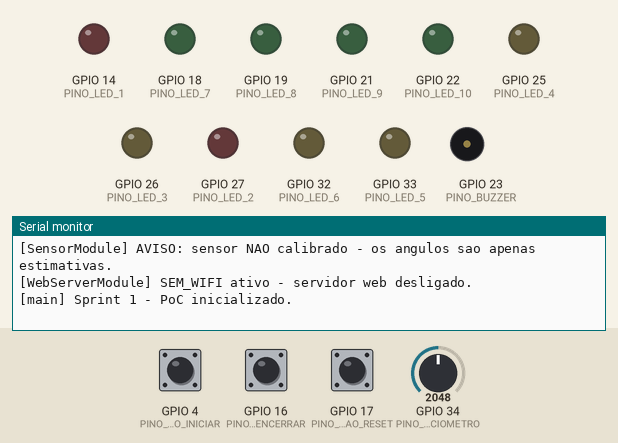
Recording of a sketch running on a simulated ESP32. On the bench: output pins drawn as LEDs (lit = HIGH), buzzer (waves = sounding, pin HIGH), the last lines printed to the serial monitor. Inputs (shaded band) come from the test bench; at power-on: GPIO 34 (PINO_POTENCIOMETRO) = 2048, GPIO 4 (PINO_BOTAO_INICIAR) HIGH, GPIO 16 (PINO_BOTAO_ENCERRAR) HIGH, GPIO 17 (PINO_BOTAO_RESET) HIGH (analog values on the 0–4095 scale).

Above: at 1.2 s.
1.3 s: GPIO 34 (PINO_POTENCIOMETRO) set to 2866
At 1.7 s:
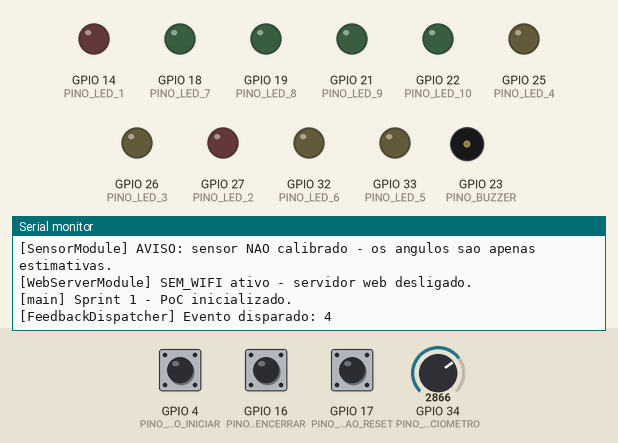
2.8 s: GPIO 4 (PINO_BOTAO_INICIAR) pulled LOW for 0.15 s
At 3.4 s:
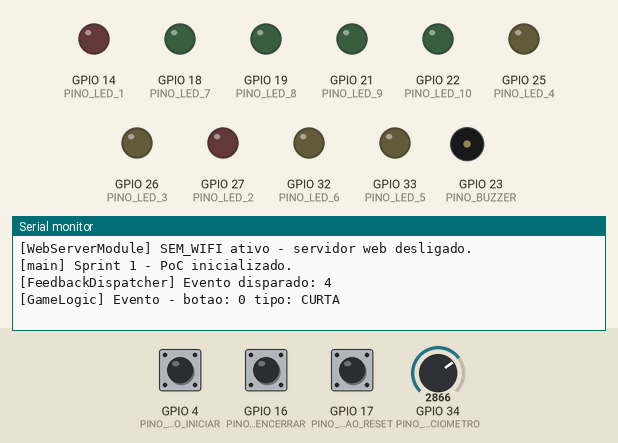
4.4 s: GPIO 16 (PINO_BOTAO_ENCERRAR) pulled LOW for 3.2 s
At 8.7 s:
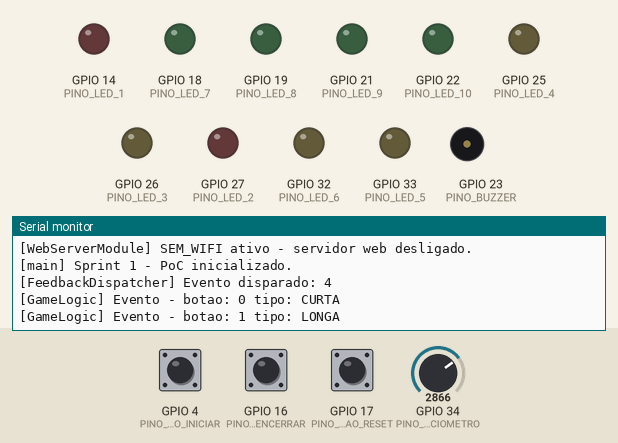

Measured:
- after the input at 1.3 s, the serial monitor: prints a new line at once (image 1)
- after the input at 2.8 s, the serial monitor: prints a new line after 0.15 s (image 2)
- after the input at 4.4 s, the serial monitor: prints a new line after 3.2 s (image 3)

The sketch:

sketch.ino
```cpp
#include "Pinout.h"
#include "SensorModule.h"
#include "InputManager.h"
#include "GameLogic.h"
#include "ActuatorModule.h"
#include "WebServerModule.h"
#include "FeedbackDispatcher.h"

namespace {
  unsigned long ultimaLeituraSensor = 0;
  const unsigned long INTERVALO_LEITURA_MS = 50;  // 20 Hz
}

void setup() {
  Serial.begin(115200);

  sensorModuleInit();
  inputManagerInit();
  gameLogicInit();
  actuatorModuleInit();
  webServerModuleInit();

  Serial.println("[main] Sprint 1 - PoC inicializado.");
}

void loop() {
  unsigned long agora = millis();

  // Leitura do sensor a 20 Hz - zero delay() no loop principal (RNF21)
  if (agora - ultimaLeituraSensor >= INTERVALO_LEITURA_MS) {
    ultimaLeituraSensor = agora;
    LeituraSensor leitura = sensorModuleLer();
    gameLogicProcessarLeitura(leitura);

    if (leitura.instavel) {
      dispararEvento(INSTABILIDADE);  // o dispatcher limita a 1 aviso por segundo
    }
  }

  // Classificacao de botoes (CURTA/LONGA)
  EventoBotao evento;
  if (inputManagerPoll(evento)) {
    gameLogicProcessarEvento(evento);
  }

  // Servidor web: DNS do Portal Cativo + coleta de configuracao nova (thread-safe)
  webServerModuleLoop();
  ParametrosSessao novaConfig;
  if (webServerModuleObterNovaConfig(novaConfig)) {
    // Sprint 2: gameLogicAplicarConfig(novaConfig) - cancela o timer de 5 s (RF30)
    dispararEvento(CONFIGURACAO_OK);  // bipe curto: a configuracao foi aceita
    Serial.printf("[main] Nova config: exercicio E%d, perfil P%d, %d a %d graus, %d repeticoes\n",
                  novaConfig.tipoExercicio, novaConfig.perfil,
                  novaConfig.anguloInicial, novaConfig.anguloMaximo, novaConfig.repeticoes);
  }

  // Desliga o buzzer quando o tempo pedido acabar (nao bloqueante)
  actuatorModuleTick();

  // Timers da maquina de estados - Sprint 2 (RF30)
  gameLogicTick();
}
```

ActuatorModule.cpp
```cpp
#include "ActuatorModule.h"
#include "Pinout.h"

// Biblioteca ESP32Servo (instalar via Library Manager) - usada so' quando o
// servo entrar em uso na Sprint 2 (comemoracao / indicador fisico).
// #include <ESP32Servo.h>
// Servo servoIndicador;

namespace {
  const uint8_t PINOS_LEDS[10] = {
    PINO_LED_1, PINO_LED_2, PINO_LED_3, PINO_LED_4, PINO_LED_5,
    PINO_LED_6, PINO_LED_7, PINO_LED_8, PINO_LED_9, PINO_LED_10
  };

  unsigned long buzzerFimMs = 0;
  bool buzzerLigado = false;
}

void actuatorModuleInit() {
  for (uint8_t i = 0; i < 10; i++) {
    pinMode(PINOS_LEDS[i], OUTPUT);
    digitalWrite(PINOS_LEDS[i], LOW);
  }

  pinMode(PINO_BUZZER, OUTPUT); // base do 2N2222 - GPIO nunca liga o buzzer direto
  digitalWrite(PINO_BUZZER, LOW);

  // Sprint 2: servoIndicador.attach(PINO_SERVO); posicao neutra inicial.
}

void actuatorModuleSetLed(uint8_t indice, bool aceso) {
  if (indice >= 10) return; // indice invalido, ignora
  digitalWrite(PINOS_LEDS[indice], aceso ? HIGH : LOW);
}

void actuatorModuleApagarTodosLeds() {
  for (uint8_t i = 0; i < 10; i++) {
    digitalWrite(PINOS_LEDS[i], LOW);
  }
}

void actuatorModuleTocarBuzzer(unsigned int frequenciaHz, unsigned long duracaoMs) {
  (void)frequenciaHz;  // buzzer ativo: o tom é fixo
  digitalWrite(PINO_BUZZER, HIGH);
  buzzerLigado = true;
  buzzerFimMs = millis() + duracaoMs;
}
void actuatorModuleTick() {
  if (buzzerLigado && (long)(millis() - buzzerFimMs) >= 0) {
    digitalWrite(PINO_BUZZER, LOW);
    buzzerLigado = false;
  }
}

void actuatorModuleMoverServo(uint8_t angulo) {
  // Sprint 2: servoIndicador.write(angulo);
  (void)angulo;
}
```

ActuatorModule.h
```cpp
#ifndef ACTUATOR_MODULE_H
#define ACTUATOR_MODULE_H

#include <Arduino.h>

// Controla LEDs, buzzer e servo (secao 9 do guia + circuito eletrico v2.7).
// Nao decide quando acionar - quem decide e' o GameLogic via FeedbackDispatcher (Sprint 2).

void actuatorModuleInit();

// --- Funcoes de baixo nivel, uma por atuador (comportamento completo e' Sprint 2 / PB-18, PB-19, PB-25) ---

// Acende/apaga um LED da barra (indice 0-9, correspondendo a LED 1-10 do circuito)
void actuatorModuleSetLed(uint8_t indice, bool aceso);
void actuatorModuleApagarTodosLeds();

// Liga o buzzer ATIVO (via transistor 2N2222) por duracaoMs, sem bloquear (sem delay()).
// O buzzer ativo tem tom fixo: frequenciaHz e' ignorada. Quem desliga e' actuatorModuleTick().
void actuatorModuleTocarBuzzer(unsigned int frequenciaHz, unsigned long duracaoMs);

// Chamar a cada loop(): desliga o buzzer quando o tempo pedido acabar.
void actuatorModuleTick();

// Servo: angulo 0-180 (a posicao neutra/comemoracao e' definida pelo GameLogic na Sprint 2)
void actuatorModuleMoverServo(uint8_t angulo);

#endif
```

FeedbackDispatcher.cpp
```cpp
#include "FeedbackDispatcher.h"
#include "ActuatorModule.h"
#include <Arduino.h>

namespace {
  // A instabilidade e' detectada ate 20x por segundo; sem este intervalo o
  // buzzer/LED seriam acionados sem parar (Sprint 2).
  const unsigned long INTERVALO_MIN_INSTABILIDADE_MS = 1000;
  unsigned long ultimoDisparoInstabilidade = 0;
  bool jaDisparouInstabilidade = false;
}

void dispararEvento(TipoEvento evento) {
  unsigned long agora = millis();

  if (evento == INSTABILIDADE) {
    if (jaDisparouInstabilidade &&
        (agora - ultimoDisparoInstabilidade) < INTERVALO_MIN_INSTABILIDADE_MS) {
      return;  // muito cedo desde o ultimo aviso: ignora
    }
    jaDisparouInstabilidade = true;
    ultimoDisparoInstabilidade = agora;
  }

  // Padroes de feedback (secao 9 do guia). Por enquanto so o buzzer de CONFIGURACAO_OK
  // (bipe curto, nao bloqueante: o actuatorModuleTick() desliga). LEDs e servo: Sprint 2.
  if (evento == CONFIGURACAO_OK) {
    actuatorModuleTocarBuzzer(0, 150);
  }

  Serial.print("[FeedbackDispatcher] Evento disparado: ");
  Serial.println(evento);
}
```

FeedbackDispatcher.h
```cpp
#ifndef FEEDBACK_DISPATCHER_H
#define FEEDBACK_DISPATCHER_H

enum TipoEvento {
  CONFIGURACAO_OK,
  CONFIGURACAO_INVALIDA,
  REPETICAO_CORRETA,
  META_ATINGIDA,
  INSTABILIDADE,
  RESET,
  QUASE_LA
};

void dispararEvento(TipoEvento evento);

#endif
```

GameLogic.cpp
```cpp
#include "GameLogic.h"

namespace {
  EstadoSessao estadoAtual = AGUARDANDO_CONFIGURACAO;
}

void gameLogicInit() {
  estadoAtual = AGUARDANDO_CONFIGURACAO;
}

void gameLogicProcessarEvento(EventoBotao evento) {
  // Sprint 1: apenas registra o evento recebido.
  // A tabela estado x evento completa (secao 3 do guia) entra na Sprint 2.
  Serial.print("[GameLogic] Evento - botao: ");
  Serial.print(evento.idBotao);
  Serial.print(" tipo: ");
  Serial.println(evento.tipo == CURTA ? "CURTA" : "LONGA");
}

void gameLogicProcessarLeitura(LeituraSensor leitura) {
  // Sprint 1: sem contagem de repeticoes/meta ainda (isso e' Sprint 2).
  (void)leitura;
}

void gameLogicTick() {
  // Sprint 2: timer de 5s da janela de confirmacao "Aguardando Inicio" (RF30, risco R24/R25).
}

EstadoSessao gameLogicGetEstado() {
  return estadoAtual;
}
```

GameLogic.h
```cpp
#ifndef GAME_LOGIC_H
#define GAME_LOGIC_H

#include "InputManager.h"
#include "SensorModule.h"

enum EstadoSessao {
  AGUARDANDO_CONFIGURACAO,
  AGUARDANDO_INICIO,
  SESSAO_ATIVA,
  SESSAO_PAUSADA,
  SESSAO_ENCERRADA
};

void gameLogicInit();
void gameLogicProcessarEvento(EventoBotao evento);
void gameLogicProcessarLeitura(LeituraSensor leitura);
void gameLogicTick(); // chamado a cada loop para processar o timer de 5s (RF30)
EstadoSessao gameLogicGetEstado();

#endif
```

InputManager.cpp
```cpp
#include "Pinout.h"
#include "InputManager.h"

namespace {
  const unsigned long DEBOUNCE_MS = 50;
  const unsigned long LIMIAR_LONGA_MS = 2000;

  struct EstadoBotao {
    uint8_t pino;
    IdBotao id;
    bool pressionadoAnterior;
    unsigned long tInicioPressao;
    unsigned long tUltimaMudanca;
  };

  // Pinout real - ArduKnee Circuito Eletrico v2.7 (ver Pinout.h)
  EstadoBotao botoes[3] = {
    {PINO_BOTAO_INICIAR, BOTAO_INICIAR, false, 0, 0},
    {PINO_BOTAO_ENCERRAR, BOTAO_ENCERRAR, false, 0, 0},
    {PINO_BOTAO_RESET, BOTAO_RESET, false, 0, 0}
  };
}

void inputManagerInit() {
  for (auto &b : botoes) {
    pinMode(b.pino, INPUT_PULLUP); // botao ligado ao GND quando pressionado
  }
}

bool inputManagerPoll(EventoBotao &evento) {
  unsigned long agora = millis();

  for (auto &b : botoes) {
    bool pressionadoAgora = (digitalRead(b.pino) == LOW);

    if (pressionadoAgora != b.pressionadoAnterior) {
      if (agora - b.tUltimaMudanca < DEBOUNCE_MS) {
        continue; // trepidar mecanico, ignora (nao atualiza estado ainda)
      }
      b.tUltimaMudanca = agora;
      b.pressionadoAnterior = pressionadoAgora;

      if (pressionadoAgora) {
        b.tInicioPressao = agora;
      } else {
        unsigned long duracao = agora - b.tInicioPressao;
        evento.idBotao = b.id;
        evento.tipo = (duracao >= LIMIAR_LONGA_MS) ? LONGA : CURTA;
        return true;
      }
    }
  }
  return false;
}
```

InputManager.h
```cpp
#ifndef INPUT_MANAGER_H
#define INPUT_MANAGER_H

#include <Arduino.h>

enum IdBotao { BOTAO_INICIAR, BOTAO_ENCERRAR, BOTAO_RESET };
enum TipoPressao { CURTA, LONGA };

// O InputManager so classifica. Nao interpreta duplo clique nem conhece a sessao (guia, secao 6).
struct EventoBotao {
  IdBotao idBotao;
  TipoPressao tipo;
};

void inputManagerInit();
// Retorna true se um evento foi classificado neste ciclo
bool inputManagerPoll(EventoBotao &evento);

#endif
```

Pinout.h
```cpp
#ifndef PINOUT_H
#define PINOUT_H

// Pinout oficial - ArduKnee Circuito Eletrico v2.7 (fonte unica da verdade).
// Qualquer mudanca de pino e' feita SO AQUI, nunca direto dentro de um modulo.

// Sensor
#define PINO_POTENCIOMETRO 34   // ADC1_CH6 - so entrada, sem pull-up/down interno

// Botoes (INPUT_PULLUP - pressionado = nivel BAIXO)
#define PINO_BOTAO_INICIAR  4
#define PINO_BOTAO_ENCERRAR 16  // ATENCAO: GPIO 16 e 17 so existem no ESP32-WROOM-32
#define PINO_BOTAO_RESET    17  // (DevKit V1). Em modulos WROVER (PSRAM) ficam ocupados.

// Atuadores
#define PINO_SERVO  13  // PWM, 50Hz, alimentado em 5V - NUNCA no 3V3
#define PINO_BUZZER 23  // aciona a BASE do transistor 2N2222 - GPIO nunca liga o buzzer direto

// Barra de 10 LEDs (progresso angular) - cada um com resistor 220 ohm em serie
#define PINO_LED_1  14  // vermelho
#define PINO_LED_2  27  // vermelho
#define PINO_LED_3  26  // amarelo
#define PINO_LED_4  25  // amarelo
#define PINO_LED_5  33  // amarelo
#define PINO_LED_6  32  // amarelo
#define PINO_LED_7  18  // verde
#define PINO_LED_8  19  // verde
#define PINO_LED_9  21  // verde
#define PINO_LED_10 22  // verde

// Pinos que NAO devem ser usados neste projeto:
//   GPIO 0, 2, 5, 12, 15 -> strapping (interferem no boot)
//   GPIO 6 a 11          -> flash SPI interna (proibidos)
// Confirme que a placa e' ESP32-WROOM-32 antes de montar (GPIO 16/17 dos botoes).

#endif
```

SensorModule.cpp
```cpp
#include "SensorModule.h"
#include "Pinout.h"

namespace {
  const uint8_t N_AMOSTRAS = 8;               // tamanho da media movel
  const uint16_t LIMIAR_INSTABILIDADE = 500;  // variacao entre AMOSTRAS CRUAS consecutivas

  // ===== CALIBRACAO (Etapa 2 do guia) =====
  // 1) Rode CalibracaoSensor.ino e anote o valor em 0 e em 90 graus (com transferidor).
  // 2) Escreva os dois valores abaixo e mude CALIBRACAO_FEITA para true.
  // Funciona tambem com o potenciometro montado invertido (0 grau com ADC alto).
  const bool CALIBRACAO_FEITA = false;
  const uint16_t ADC_EM_0_GRAUS = 100;    // <-- placeholder, substitua pelo valor medido
  const uint16_t ADC_EM_90_GRAUS = 3950;  // <-- placeholder, substitua pelo valor medido

  uint16_t buffer[N_AMOSTRAS] = {0};
  uint8_t indiceBuffer = 0;
  bool primeiraLeitura = true;
  uint16_t ultimaAmostraBruta = 0;
}

void sensorModuleInit() {
  analogReadResolution(12);                                   // 0-4095
  analogSetPinAttenuation(PINO_POTENCIOMETRO, ADC_11db);      // faixa ~0-3,3 V (circuito v2.7)
  pinMode(PINO_POTENCIOMETRO, INPUT);

  if (!CALIBRACAO_FEITA) {
    Serial.println("[SensorModule] AVISO: sensor NAO calibrado - os angulos sao apenas estimativas.");
  }
}

static uint16_t atualizarMediaMovel(uint16_t amostra) {
  if (primeiraLeitura) {
    // Enche o buffer com a primeira amostra para a media nao comecar enviesada.
    for (uint8_t i = 0; i < N_AMOSTRAS; i++) buffer[i] = amostra;
  } else {
    buffer[indiceBuffer] = amostra;
    indiceBuffer = (indiceBuffer + 1) % N_AMOSTRAS;
  }

  uint32_t soma = 0;
  for (uint8_t i = 0; i < N_AMOSTRAS; i++) soma += buffer[i];
  return (uint16_t)(soma / N_AMOSTRAS);
}

// Mapeamento linear usando os dois pontos medidos, limitado a 0-90 graus.
static float converterParaGraus(uint16_t adc) {
  if (ADC_EM_90_GRAUS == ADC_EM_0_GRAUS) return 0.0f;  // evita divisao por zero
  float angulo = (float)((int32_t)adc - (int32_t)ADC_EM_0_GRAUS) * 90.0f
                 / (float)((int32_t)ADC_EM_90_GRAUS - (int32_t)ADC_EM_0_GRAUS);
  if (angulo < 0.0f) angulo = 0.0f;
  if (angulo > 90.0f) angulo = 90.0f;
  return angulo;
}

LeituraSensor sensorModuleLer() {
  LeituraSensor leitura;
  leitura.adcBruto = analogRead(PINO_POTENCIOMETRO);
  leitura.adcFiltrado = atualizarMediaMovel(leitura.adcBruto);
  leitura.anguloFiltrado = converterParaGraus(leitura.adcFiltrado);

  // RF20: a instabilidade compara amostras CRUAS (a media movel suaviza demais e
  // esconderia saltos). Na primeira leitura nao ha amostra anterior: sem alarme falso.
  if (primeiraLeitura) {
    leitura.instavel = false;
    primeiraLeitura = false;
  } else {
    int32_t variacao = abs((int32_t)leitura.adcBruto - (int32_t)ultimaAmostraBruta);
    leitura.instavel = variacao > LIMIAR_INSTABILIDADE;
  }
  ultimaAmostraBruta = leitura.adcBruto;

  return leitura;
}
```

SensorModule.h
```cpp
#ifndef SENSOR_MODULE_H
#define SENSOR_MODULE_H

#include <Arduino.h>

// Resultado de uma leitura do sensor (guia, secao 7)
struct LeituraSensor {
  uint16_t adcBruto;      // ultima amostra crua do ADC (0-4095)
  uint16_t adcFiltrado;   // media movel das ultimas amostras (0-4095)
  float anguloFiltrado;   // 0.0-90.0 graus, calculado a partir do valor filtrado
  bool instavel;          // true se a amostra crua variou mais que o limiar (RF20)
};

void sensorModuleInit();
LeituraSensor sensorModuleLer();

#endif
```

WebServerModule.cpp
```cpp
#include "WebServerModule.h"
#include "ConfigBuild.h"

#ifdef SEM_WIFI
// Modo simulador: sem WiFi. Mantem as funcoes que o resto do projeto chama.
void webServerModuleInit() { Serial.println("[WebServerModule] SEM_WIFI ativo - servidor web desligado."); }
void webServerModuleLoop() {}
bool webServerModuleObterNovaConfig(ParametrosSessao &) { return false; }
#else
#include "ValidacaoConfig.h"
#include "PaginaConfiguracao.h"
#include "Segredos.h"
#include <WiFi.h>
#include <DNSServer.h>
#include <ESPAsyncWebServer.h>

namespace {
  const byte DNS_PORT = 53;
  DNSServer dnsServer;
  AsyncWebServer servidor(80);
  IPAddress ipAP;

  // Dados compartilhados entre o callback HTTP (tarefa async_tcp) e o loop().
  portMUX_TYPE mux = portMUX_INITIALIZER_UNLOCKED;
  ParametrosSessao paramsPendentes = {0, 0, 0, 0, 0};
  bool temNovaConfig = false;

  String gerarSSID() {
    uint8_t mac[6];
    WiFi.macAddress(mac);
    char sufixo[5];
    snprintf(sufixo, sizeof(sufixo), "%02X%02X", mac[4], mac[5]);
    return "ArduKnee-Config-" + String(sufixo);  // RF31 - SSID unico por dispositivo
  }

  void responderJson(AsyncWebServerRequest *request, int codigo, const char *status, const char *mensagem) {
    String corpo = String("{\"status\":\"") + status + "\",\"mensagem\":\"" + mensagem + "\"}";
    request->send(codigo, "application/json; charset=utf-8", corpo);
  }

  // Rotas que iOS/Android/Windows usam para detectar "tem internet?".
  // Sem interceptar, o Portal Cativo fecha sozinho (risco R16).
  void configurarRotasPortalCativo() {
    servidor.on("/hotspot-detect.html", HTTP_GET, [](AsyncWebServerRequest *request) {
      request->redirect("/");  // iOS / macOS
    });
    servidor.on("/library/test/success.html", HTTP_GET, [](AsyncWebServerRequest *request) {
      request->redirect("/");  // iOS / macOS
    });
    servidor.on("/generate_204", HTTP_GET, [](AsyncWebServerRequest *request) {
      request->redirect("/");  // Android
    });
    servidor.on("/ncsi.txt", HTTP_GET, [](AsyncWebServerRequest *request) {
      request->redirect("/");  // Windows
    });
    servidor.on("/connecttest.txt", HTTP_GET, [](AsyncWebServerRequest *request) {
      request->redirect("/");  // Windows 10/11
    });
  }
}

void webServerModuleInit() {
  String ssid = gerarSSID();

  // PB-04: WPA2 com SSID unico. A senha vem de Segredos.h (fora do repositorio).
  WiFi.softAP(ssid.c_str(), SENHA_AP);
  ipAP = WiFi.softAPIP();

  // Redireciona TODA consulta DNS para o ESP32 (truque do Portal Cativo).
  dnsServer.start(DNS_PORT, "*", ipAP);

  servidor.on("/", HTTP_GET, [](AsyncWebServerRequest *request) {
    request->send(200, "text/html; charset=utf-8", PAGINA_CONFIGURACAO);
  });

  servidor.on("/configurar", HTTP_POST, [](AsyncWebServerRequest *request) {
    ParametrosSessao novos;
    novos.tipoExercicio = request->arg("tipoExercicio").toInt();
    novos.perfil = request->arg("perfil").toInt();
    novos.anguloInicial = request->arg("anguloInicial").toInt();
    novos.anguloMaximo = request->arg("anguloMaximo").toInt();
    novos.repeticoes = request->arg("repeticoes").toInt();

    const char *erro = validarConfig(novos.tipoExercicio, novos.perfil, novos.anguloInicial, novos.anguloMaximo, novos.repeticoes);
    if (erro != nullptr) {
      responderJson(request, 400, "erro", erro);
      return;
    }

    // O callback NUNCA mexe no estado da sessao (RNF20): so deixa a config
    // pendente, copiada de uma vez (secao critica curta, sem alocar memoria).
    portENTER_CRITICAL(&mux);
    paramsPendentes = novos;
    temNovaConfig = true;
    portEXIT_CRITICAL(&mux);

    responderJson(request, 200, "sucesso",
                  "Configuração salva. Para começar, aperte Iniciar duas vezes no aparelho.");
  });

  configurarRotasPortalCativo();

  // Qualquer rota desconhecida cai na pagina de configuracao.
  servidor.onNotFound([](AsyncWebServerRequest *request) {
    request->redirect("/");
  });

  servidor.begin();

  Serial.print("[WebServerModule] Access Point criado: ");
  Serial.println(ssid);
  Serial.print("[WebServerModule] IP: ");
  Serial.println(ipAP);
}

void webServerModuleLoop() {
  dnsServer.processNextRequest();  // obrigatorio a cada loop para o DNS responder
}

bool webServerModuleObterNovaConfig(ParametrosSessao &saida) {
  bool nova = false;
  portENTER_CRITICAL(&mux);
  if (temNovaConfig) {
    saida = paramsPendentes;
    temNovaConfig = false;
    nova = true;
  }
  portEXIT_CRITICAL(&mux);
  return nova;
}
#endif  // SEM_WIFI
```

Source omitted: WebServerModule.h (873 bytes), ConfigBuild.h (388 bytes), ValidacaoConfig.cpp (936 bytes), ValidacaoConfig.h (748 bytes)
